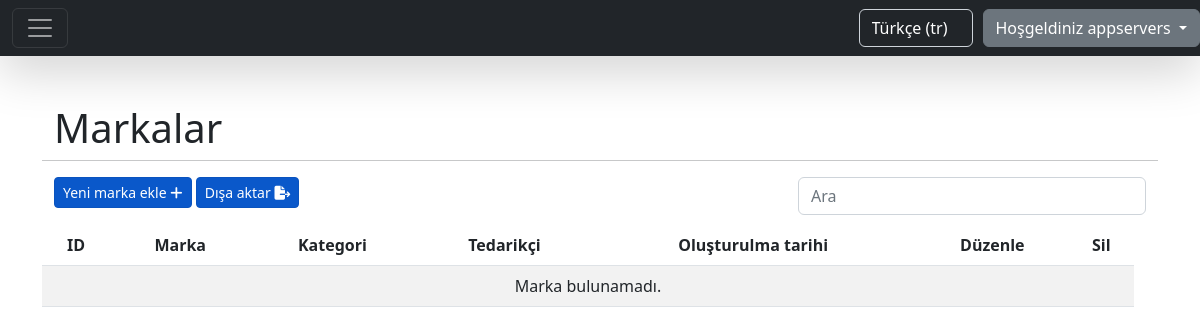
The app's page /tr/brands/ (signed in), older data.
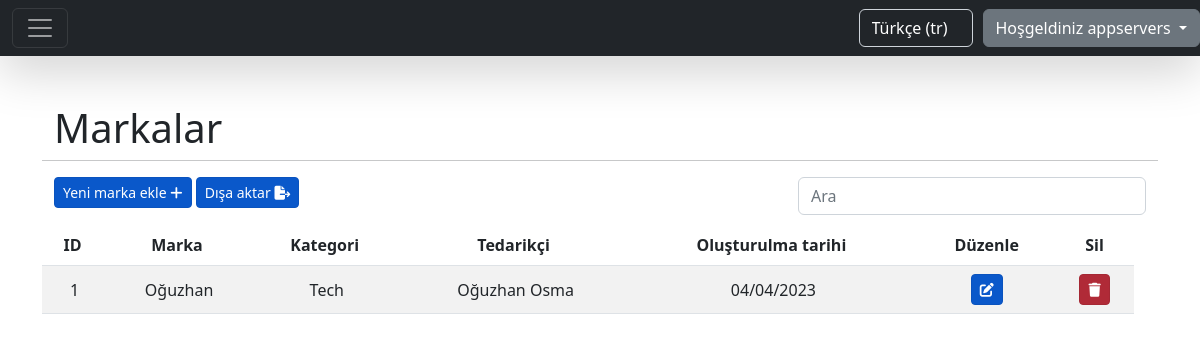
The same page, newer data.
### home/models.py (models this page shows, shortened)
class CompanyUser(AbstractBaseUser):
    company_name = models.CharField(max_length=255, unique=True)
    email = models.EmailField(max_length=255, unique=True)
    phone_number = models.CharField(max_length=15, unique=True)
    website = models.CharField(max_length=255, blank=True, null=True)
    address = models.CharField(max_length=255)
    is_active = models.BooleanField(default=True)
    is_admin = models.BooleanField(default=False)
    USERNAME_FIELD = 'email'
    REQUIRED_FIELDS = ['company_name', 'phone_number', 'address']
    objects = CompanyUserManager()

### category/models.py (models this page shows)
class Category(models.Model):
    name = models.CharField(max_length=100)
    company = models.ForeignKey(CompanyUser, on_delete=models.CASCADE, related_name='categories')
    created = models.DateField(auto_now_add=True)
    def __str__(self):
        return self.name

### brand/models.py (models this page shows, shortened)
class Brand(models.Model):
    name = models.CharField(max_length=30)
    category = models.ForeignKey(Category, on_delete=models.CASCADE, related_name='categories')
    supplier = models.ForeignKey(Supplier, on_delete=models.CASCADE, related_name='suppliers')
    company = models.ForeignKey(CompanyUser, on_delete=models.CASCADE, related_name='brands')
    created = models.DateField(auto_now_add=True)

### supplier/models.py (models this page shows)
class Supplier(models.Model):
    name = models.CharField(max_length=30)
    email = models.EmailField()
    phone = models.CharField(max_length=15)
    address = models.CharField(max_length=100)
    company = models.ForeignKey(CompanyUser, on_delete=models.CASCADE, related_name='suppliers', blank=True,
                                null=True)
    created = models.DateField(auto_now_add=True)
    def __str__(self):
        return self.name

### brand/views.py (the view, shortened to what this page needs)
# urls.py: path('brands/', views.BrandListView.as_view(), name='brands.list'),
class BrandListView(LoginRequiredMixin, ListView):
    model = Brand
    template_name = 'table_template.html'
    context_object_name = 'table_data'
    extra_context = {
        'header_data': [
            {'id': 'id', 'header': 'ID'},
            {'id': 'name', 'header': _('label:brand_name')},
            {'id': 'category', 'header': _('label:category_name')},
            {'id': 'supplier', 'header': _('label:supplier_name')},
            {'id': 'created', 'header': _('label:created_date')},
        ],
        'title': _('label:brands'),
        'create_path': 'create/',
        'update_path': 'update/',
        'delete_action': 'brand',
        'not_found_text': _('message:no_brands_found'),
        'add_new_text': _('label:add_new_brand'),
    }
    login_url = settings.LOGIN_URL
    def get_queryset(self):
        query, order_by, value = queryParser.queryParser(self, 'name')
        return self.request.user.brands.all().order_by(order_by)
    def get_context_data(self, **kwargs):
        context = super(BrandListView, self).get_context_data(**kwargs)
        new_context = dict()
        for item in context['table_data']:
            new_context[item.id] = {
                'id': item.id,
                'name': item.name,
                'category': item.category,
                'supplier': item.supplier,
                'created': date_format(item.created, 'd/m/Y', use_l10n=True)
            }
        context['table_data'] = new_context
        return context

### utils/queryParser.py (called while the page is built)
def queryParser(self, default):
    query = self.request.GET.get('query')
    order_by = self.request.GET.get('order_by')
    value = self.request.GET.get('value')
    if order_by is None or order_by == '':
        order_by = default
    if value is None or value == '':
        value = 'asc'
    if value == 'desc':
        order_by = '-' + order_by
    return query, order_by, value

### static/templates/table_template.html (shortened to what this page needs)
{% extends "base.html" %}
{% load static %}
{% load i18n %}
{% block content %}
    <div class="container">
        <div class="row">
            <div class="col-12" style="text-align: left">
                <h1>{{ title }}</h1>
            </div>
            <hr/>
        </div>
        <div class="row">
            <div class="col-8" style="text-align: left">
                <a href="{{ request.path }}{{ create_path }}" class="btn btn-primary btn-sm active" role="button"
                   aria-pressed="true">{{ add_new_text }}
                    <i class="fas fa-plus"></i>
                </a>
                <a onclick="exportTable()" class="btn btn-primary btn-sm active"
                   role="button"
                   aria-pressed="true">{% trans 'label:export_button' %}
                    <i class="fas fa-file-export"></i>
                </a>
            </div>
            <div class="col-4" style="text-align: right">
                <form method="get">
                    <input type="search" class="form-control rounded" placeholder="{% trans 'label:search' %}"
                           aria-label="Search"
                           aria-describedby="search-addon" name="query"/>
                </form>
            </div>
        </div>
        <div class="row">
            <div class="row table-responsive" style="margin-top: 10px">
                <table class="table table-striped" id="tableToExport">
                    <thead>
                    <tr>
                        {% for data in header_data %}
                            <th scope="col">{{ data.header }}&nbsp;
                            </th>
                        {% endfor %}
                        <th scope="col">{% trans 'label:edit_text' %}</th>
                        <th scope="col">{% trans 'label:delete_text' %}</th>
                    </tr>
                    </thead>
                    <tbody>
                    {% for data in table_data.values %}
                        <tr>
                            {% for value in data.values %}
                                <td class="align-middle">{{ value }} </td>
                            {% endfor %}
                            <td class="align-middle">
                                <a href="{{ request.path }}{{ data.id }}/{{ update_path }}"
                                   class="btn btn-primary btn-sm active"
                                   role="button"><i
                                        class="fas fa-edit"></i></a>
                            </td>
                            <td class="align-middle">
                                <form> {% csrf_token %}
                                    <a class="btn btn-danger btn-sm active" role="button"
                                       onclick="deleteAction('{{ delete_action }}' ,{{ data.id }})"><i
                                            class="fas fa-trash"></i></a>
                                </form>
                            </td>
                        </tr>
                    {% empty %}
                        <tr>
                            <td colspan="12" style="text-align: center">{{ not_found_text }}</td>
                        </tr>
                    {% endfor %}
                    </tbody>
                </table>
            </div>
        </div>
    </div>
{% endblock %}

### static/templates/base.html (shortened to what this page needs)
{% load static %}
{% load i18n %}
<!doctype html>
<html>
<head>
    <link rel="stylesheet" href="{% static 'css/style.css' %}">
    <link rel="stylesheet" href="https://cdn.jsdelivr.net/npm/bootstrap@5.2.3/dist/css/bootstrap.min.css"
>
    <link rel="stylesheet" href="https://use.fontawesome.com/releases/v5.15.4/css/fontawesome.css"
/>
    <link rel="stylesheet" href="https://cdn.jsdelivr.net/npm/sweetalert2@11.7.3/dist/sweetalert2.min.css">
    <link rel="stylesheet" href="https://cdnjs.cloudflare.com/ajax/libs/font-awesome/6.3.0/css/all.min.css">
</head>
<body>
<nav class="navbar navbar-dark bg-dark shadow-lg">
    {% if user.is_authenticated %}
        <div class="col-md-6">
            <div class="container-fluid">
                <button class="navbar-toggler" type="button" data-bs-toggle="collapse"
                        data-bs-target="#navbarToggleExternalContent" aria-controls="navbarToggleExternalContent"
                        aria-expanded="false" aria-label="Toggle navigation">
                    <span class="navbar-toggler-icon"></span>
                </button>
            </div>
        </div>
    {% else %}
        <div class="col-md-6"></div>
    {% endif %}
    <div class="col-md-6 d-flex justify-content-end">
        <form action="{% url "set_language" %}" method="post" class="navbar-form navbar-right"
              style="margin-right: 10px" id="language_form">
            <select class="form-control bg-dark text-white" name="language" onchange="this.form.submit()">
                {% get_current_language as LANGUAGE_CODE %}
                {% get_available_languages as LANGUAGES %}
                {% get_language_info_list for LANGUAGES as languages %}
                {% for language in languages %}
                    <option value="{{ language.code }}"{% if language.code == LANGUAGE_CODE %}
                            selected{% endif %}>
                        {{ language.name_local|capfirst }} ({{ language.code }})
                    </option>
                {% endfor %}
            </select>
        </form>
        {% if user.is_authenticated %}
            <div class="btn-group">
                <a type="button" class="btn btn-secondary dropdown-toggle" data-bs-toggle="dropdown"
                   data-bs-display="static" aria-expanded="false">
                    {% trans 'label:welcome' %} {{ user.company_name }}
                </a>
            </div>
        {% endif %}
    </div>
</nav>
<div class="my-5 text-center container">
    {% block content %}
    {% endblock %}
</div>
</body>
</html>

Row changes from the older to the newer data that the page shows:
now on this page (row edited): Category: values "1" "04/04/2023", name "Tech"
now on this page (row edited): Brand: values "Oğuzhan"
added Supplier: name "Oğuzhan Osma"
Text that changed along with them:
{{ not_found_text }}: "Marka bulunamadı." → (not shown)
